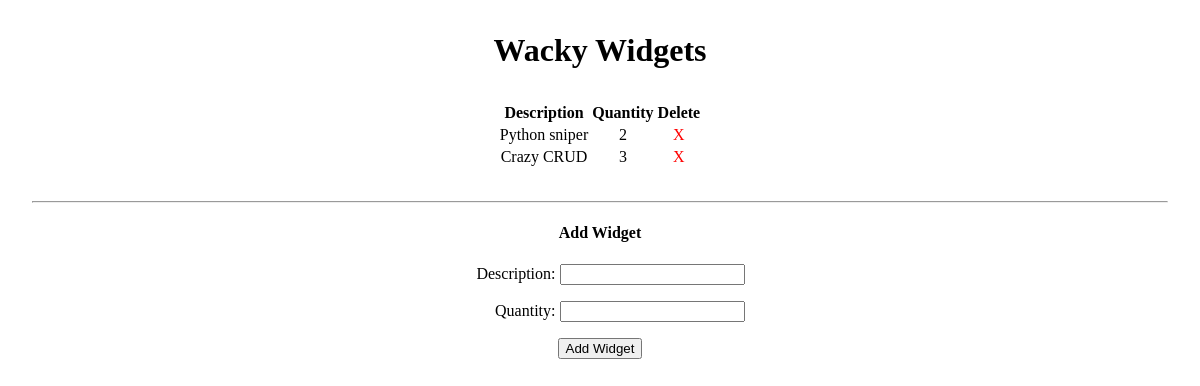
The page / on the database its author committed.
### main_app/models.py (models this page shows, shortened)
class Widget(models.Model):
    description = models.CharField(max_length=30)
    quantity = models.IntegerField()

### main_app/views.py (the view)
# urls.py: path('', views.index, name='index'),
def index(request):
    widgets = Widget.objects.all()
    form = WidgetForm()
    if request.method == 'POST':
        form = WidgetForm(request.POST)
        if form.is_valid():
            form.save()
        return redirect('/')
    context = {'widgets': widgets, 'form':form}
    return render(request, 'index.html', context)

### main_app/forms.py
class WidgetForm(ModelForm):
    class Meta:
        model = Widget
        fields = ['description', 'quantity']

### main_app/templates/index.html (shortened to what this page needs)
<!DOCTYPE html>
<html lang="en">
<head>
    <link rel="stylesheet" href="https://unpkg.com/purecss@1.0.0/build/pure-min.css">
    <link rel="stylesheet" href="/static/style.css">
</head>
<body>
    <h1>Wacky Widgets</h1>
    {% if widgets.count == 0 %}
        <h3>No Widgets Exist</h3>
    {% else %}
        <table class="pure-table pure-table-striped">
            <thead>
                <tr>
                    <th>Description</th>
                    <th>Quantity</th>
                    <th>Delete</th>
                </tr>
            </thead>
            <tbody>
                {% for w in widgets %}
                    <tr>
                        <td>{{ w.description }}</td>
                        <td>{{ w.quantity }}</td>
                        <td><a href="{% url 'delete' w.id %}">X</a></td>
                    </tr>
                {% endfor %}
            </tbody>
        </table>
    {% endif %}
    <hr>
    <h4>Add Widget</h4>
    <form class="pure-form" action="" method="post">
        {{ form.as_p }}
        <button type="submit" class="pure-button">Add Widget</button>
    </form>
</body>
</html>

### main_app/static/style.css (style rules this page uses)
body { text-align: center; margin: 2rem; }
label { display: inline-block; width: 100px; text-align: right; }
table { margin: 2rem auto; }
table a { color: red; text-decoration: none; }

### rows shown on the page
Widget: description "Python sniper", quantity "2"
Widget: description "Crazy CRUD", quantity "3"
